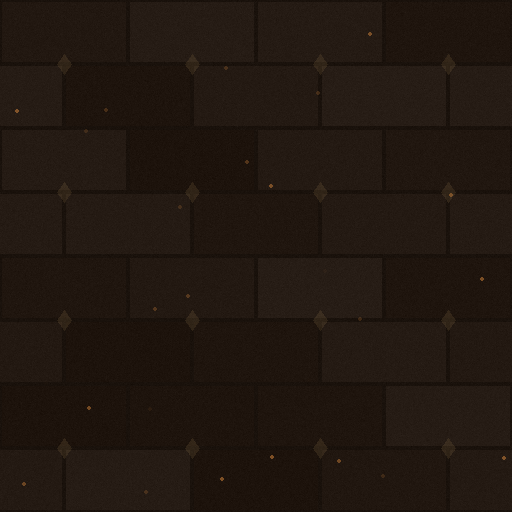
#> input picture .project/itch/page_bg.png, 512 x 512 px, given as the content of the folder ../.project/itch/page_bg.png, which was not available
$ python stylize_advisor_art.py ../.project/itch/page_bg.png ../.project/itch/page_bg.png
#> lines starting #> are read from the running program, lines starting #| are printed output that depends on the picture
"""Give the advisor shop art the faceted low-poly look used by the rest of the game.

The original cards came from different sources: some photo-real, some low-poly. This
script rebuilds each one as triangles, placing more of them along edges so faces and
silhouettes survive, then applies one shared warm grade so the set reads as a family.

Usage: python tools/stylize_advisor_art.py INPUT_DIR OUTPUT_DIR
Requires numpy, scipy and Pillow.
"""
import glob
import os
import sys

import numpy as np
from PIL import Image, ImageFilter
from scipy.spatial import Delaunay

TARGET_WIDTH = 1024
POINT_COUNT = 5200
EDGE_POINT_SHARE = 0.72
SEED = 1337


def pick_points(gray, rng):
    height, width = gray.shape
    gy, gx = np.gradient(gray)
    weight = np.hypot(gx, gy) + 1e-4
    weight = weight / weight.sum()
    edge_count = int(POINT_COUNT * EDGE_POINT_SHARE)
    picks = rng.choice(width * height, size=edge_count, p=weight.ravel(), replace=False)
    edge_points = np.column_stack((picks % width, picks // width))
    random_points = np.column_stack((
        rng.integers(0, width, POINT_COUNT - edge_count),
        rng.integers(0, height, POINT_COUNT - edge_count),
    ))
    border = []
    for x in np.linspace(0, width - 1, 40):
        border += [(x, 0), (x, height - 1)]
    for y in np.linspace(0, height - 1, 30):
        border += [(0, y), (width - 1, y)]
    return np.vstack((edge_points, random_points, np.array(border)))


def facet(rgb, points):
    height, width, _ = rgb.shape
    triangulation = Delaunay(points)
    ys, xs = np.mgrid[0:height, 0:width]
    owner = triangulation.find_simplex(np.column_stack((xs.ravel(), ys.ravel())))
    owner = np.maximum(owner, 0)
    count = np.bincount(owner, minlength=len(triangulation.simplices)).astype(np.float64)
    count[count == 0] = 1
    out = np.zeros((height * width, 3), dtype=np.float64)
    for channel in range(3):
        mean = np.bincount(owner, weights=rgb[:, :, channel].ravel(), minlength=len(count)) / count
        out[:, channel] = mean[owner]
    return out.reshape(height, width, 3)


def grade(rgb):
    x = rgb / 255.0
    luma = x.mean(axis=2, keepdims=True)
    # Pull saturation back, warm the image, then add contrast through an S-curve.
    x = luma + (x - luma) * 0.86
    x = x * np.array([1.05, 0.985, 0.88])
    x = np.clip(x, 0.0, 1.0)
    x = x * x * (3.0 - 2.0 * x) * 0.55 + x * 0.45
    height, width, _ = x.shape
    ys, xs = np.mgrid[0:height, 0:width]
    u = xs / (width - 1) * 2.0 - 1.0
    v = ys / (height - 1) * 2.0 - 1.0
    vignette = 1.0 - 0.34 * np.clip(np.hypot(u, v) - 0.45, 0.0, 1.0) ** 1.4
    return np.clip(x * vignette[:, :, None], 0.0, 1.0) * 255.0


def stylize(path, out_path, rng):
    image = Image.open(path).convert("RGB")
    height = int(round(image.height * TARGET_WIDTH / image.width))
    image = image.resize((TARGET_WIDTH, height), Image.LANCZOS)
    smooth = image.filter(ImageFilter.GaussianBlur(1.1))
    rgb = np.asarray(smooth, dtype=np.float64)
    points = pick_points(rgb.mean(axis=2), rng)
    # Antialias triangle edges by faceting at double size and scaling back down.
    double = np.asarray(smooth.resize((TARGET_WIDTH * 2, height * 2), Image.BICUBIC), dtype=np.float64)
    faceted = facet(double, points * 2.0)
    result = Image.fromarray(grade(faceted).astype(np.uint8), "RGB")
    result = result.resize((TARGET_WIDTH, height), Image.LANCZOS)
    result.save(out_path, optimize=True)


def main():
    input_dir, output_dir = sys.argv[1], sys.argv[2]
    os.makedirs(output_dir, exist_ok=True)
    rng = np.random.default_rng(SEED)
    for path in sorted(glob.glob(os.path.join(input_dir, "*.png"))):
        out_path = os.path.join(output_dir, os.path.basename(path))
        stylize(path, out_path, rng)
#> in stylize, image is the input picture: PIL image 512x512 RGB; mean R, G, B 33.2, 23.3, 16.3
#> in pick_points, `gy, gx = np.gradient(gray)`:
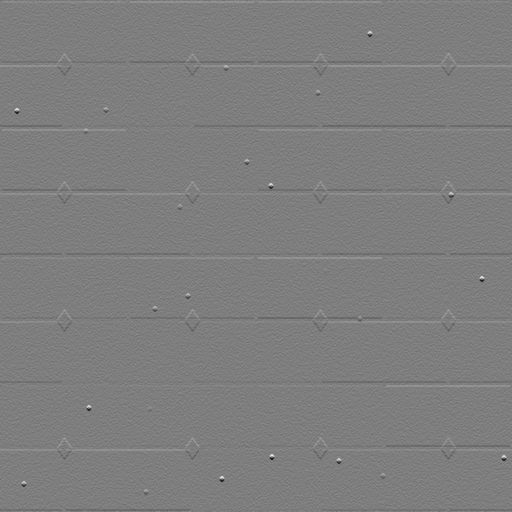
#> gy: shape (1024, 1024) float64 (shown at 1/2 size); min -17.83, max 18.17, mean -0.000322; drawn with min black and max white
#> in pick_points, `gy, gx = np.gradient(gray)`:
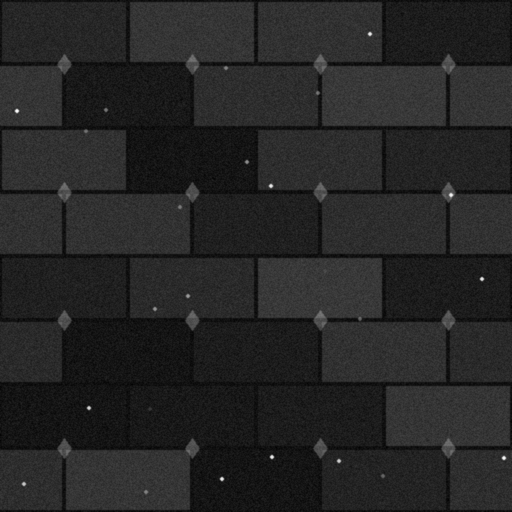
#> gray: shape (1024, 1024) float64 (shown at 1/2 size); min 13.67, max 85.33, mean 24.3; drawn with min black and max white
#> in pick_points, `weight = np.hypot(gx, gy) + 1e-4`:
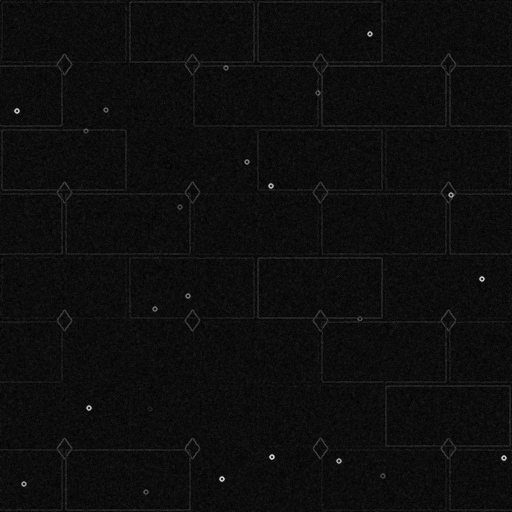
#> weight: shape (1024, 1024) float64 (shown at 1/2 size); min 0.0001, max 21.22, mean 1.2; drawn with min black and max white
#> in pick_points, `picks = rng.choice(width * height, size=edge_count, p=weight.ravel(), ..`: picks = 3744 values, max 1048402 at index 611, min 1407 at index 923, mean 517087.1
#> in pick_points, `edge_points = np.column_stack((picks % width, picks // width))`: edge_points = 3744 pairs, first value 0 to 1023, second value 1 to 1023
#> in stylize, `points = pick_points(rgb.mean(axis=2), rng)`: points = 5340 pairs, first value 0 to 1023, second value 0 to 1023
#> in facet, `count = np.bincount(owner, minlength=len(triangulation.simplices)).ast..`: count = 10522 values, max 4113 at index 0, min 1 at index 5026, mean 398.6
#> in grade, `vignette = 1.0 - 0.34 * np.clip(np.hypot(u, v) - 0.45, 0.0, 1.0) ** 1.4`:
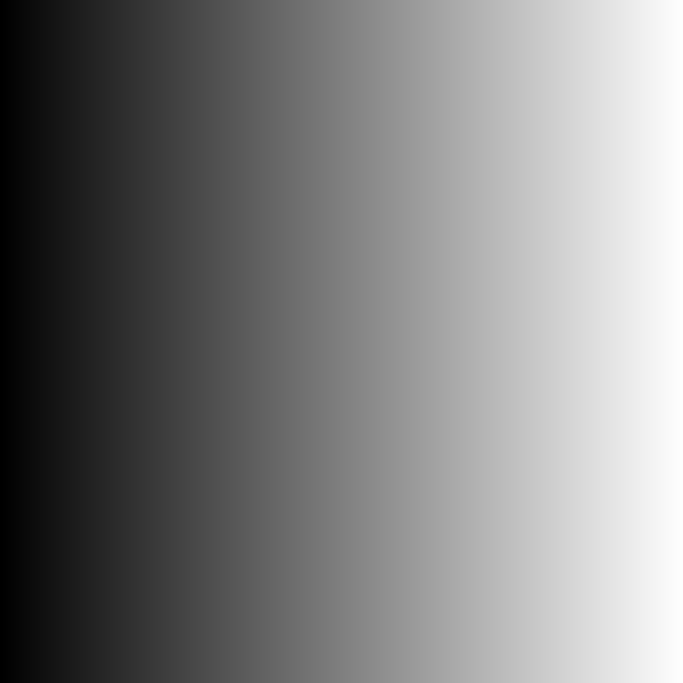
#> u: shape (2048, 2048) float64 (shown at 1/3 size); min -1, max 1, mean 0; drawn with min black and max white
        print(os.path.basename(path), os.path.getsize(path) // 1024, "KB ->", os.path.getsize(out_path) // 1024, "KB")


if __name__ == "__main__":
    main()
